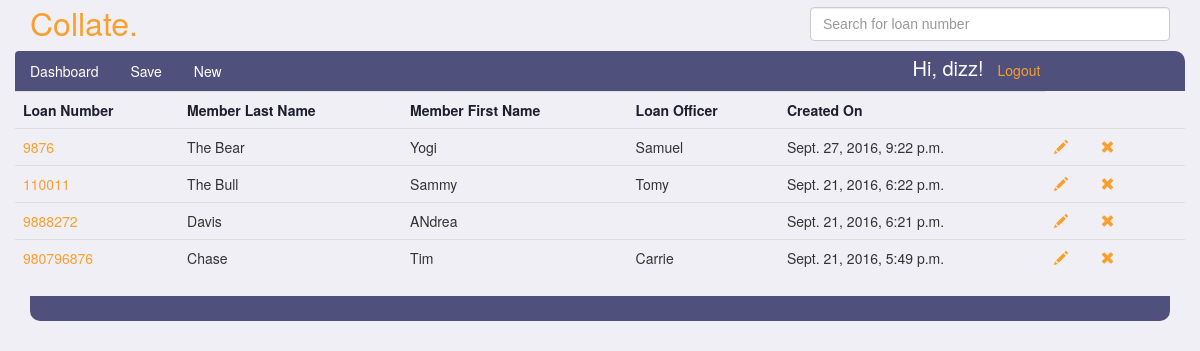
The app's page /dizz/submittals/ (signed in), older data.
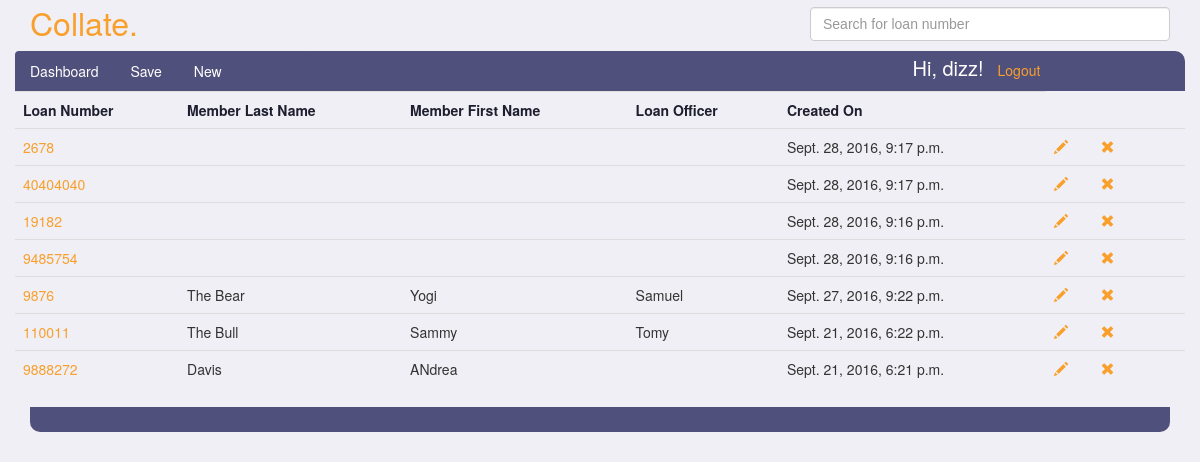
The same page, newer data.
### submittals/models.py (models this page shows, shortened)
class Submittal(models.Model):
    ACCOUNT_TYPES = (
        ('EQ', 'Equity Line of Credit'),
        ('EL', 'Equity Loan'),
    )
    PAY_TYPES = (
        ('BW', 'Bi-Weekly'),
        ('SM', 'Semi-Monthly'),
        ('MO', 'Monthly'),
        ('WK', 'Weekly'),
    )
    EMAIL_TEMPLATE_TYPES = (
        ('IN', 'Initial Contact - Email'),
        ('PR', 'Processor Submit - Email'),
        ('IA', 'Initial Approval - Email'),
        ('FN', 'Final Approval - Email'),
    )
    SMS_TEMPLATE_TYPES = (
        ('IN', 'Initial Contact - SMS'),
        ('PR', 'Processor Submit - SMS'),
        ('IA', 'Initial Approval - SMS'),
        ('FN', 'Final Approval - SMS'),
    )
    loan_number = models.PositiveIntegerField(unique=True)
    account_type = models.CharField(max_length=256, blank=True, choices=ACCOUNT_TYPES)
    loan_officer = models.CharField(max_length=256, blank=True)
    loan_processor = models.ForeignKey(Person, related_name="submittals", null=True, blank=True)
    loan_story = models.CharField(max_length=2560, blank=True)
    b1_first_name = models.CharField(max_length=256, blank=True)
    b1_last_name = models.CharField(max_length=256, blank=True)
    b2_first_name = models.CharField(max_length=256, blank=True)
    b2_last_name = models.CharField(max_length=256, blank=True)
    b1_employer_name = models.CharField(max_length=256, blank=True)
    b2_employer_name = models.CharField(max_length=256, blank=True)
    b1_phone_number = models.CharField(max_length=256, blank=True)
    b2_phone_number = models.CharField(max_length=256, blank=True)
    sms_template_select = models.CharField(max_length=256, blank=True, choices=SMS_TEMPLATE_TYPES)
    sms_message = models.CharField(max_length=512, blank=True)
    b1_email_address = models.EmailField(max_length=256, blank=True)
    b2_email_address = models.EmailField(max_length=256, blank=True)
    email_template_select = models.CharField(max_length=256, blank=True, choices=EMAIL_TEMPLATE_TYPES)
    email_message = models.CharField(max_length=2048, blank=True)
    b1_hire_date = models.CharField(max_length=256, blank=True)
    b2_hire_date = models.CharField(max_length=256, blank=True)
    b1_income_amount = models.PositiveIntegerField(null=True, blank=True)
    b2_income_amount = models.PositiveIntegerField(null=True, blank=True)
    b1_pay_frequency = models.CharField(max_length=256, blank=True, choices=PAY_TYPES)
    b2_pay_frequency = models.CharField(max_length=256, blank=True, choices=PAY_TYPES)
    b1_period_end_date = models.CharField(max_length=256, blank=True)
    b2_period_end_date = models.CharField(max_length=256, blank=True)
    b1_income_output = models.CharField(max_length=256, blank=True)
    b2_income_output = models.CharField(max_length=256, blank=True)
    created_at = models.DateTimeField(auto_now=True)

### submittals/views.py (the view)
# urls.py: url(r'^(?P<username>\w+)/submittals/$', views.dashboard, name='dashboard'),
@login_required
def dashboard(request, username):
    if request.method == 'GET':
        person = Person.objects.get(user=request.user)
        submittals = person.submittals.all().order_by('-created_at')
        loan_list = list(submittals.values_list('loan_number', flat=True))
        loan_strings = list(map(str, loan_list))
        loan_numbers = json.dumps(loan_strings)
    return render(request, 'dashboard.html', {'submittals': submittals, 'autolist': loan_numbers })

### templates/dashboard.html (shortened to what this page needs)
{% extends 'submittal-layout.html' %}
{% block body %}
<div class="container">
<main class="drop-down">
    <section class="row dashboard-first-row">
        <table class="table table-hover submittal-list">
        <tr>
            <th>Loan Number</th>
            <th>Member Last Name</th>
            <th>Member First Name</th>
            <th>Loan Officer</th>
            <th>Created On</th>
        </tr>
        {% for s in submittals %}
            <tr id="item-{{ s.id }}">
                <td><a href="/{{ request.user.username }}/submittals/{{ s.id }}">{{ s.loan_number }}</a></td>
                <td>{{ s.b1_last_name }}</td>
                <td>{{ s.b1_first_name }}</td>
                <td>{{ s.loan_officer }}</td>
                <td>{{ s.created_at }}</td>
                <td><a href="/{{ request.user.username }}/submittals/{{ s.id }}"><span title="Edit" id="{{ s.id }}"
                          class="glyphicon glyphicon-pencil edit-glyphicon"></span></a></td>
                <td><span title="Delete" id="{{ s.id }}"
                          class="glyphicon glyphicon-remove delete-glyphicon delete-submit"></span></td>
            </tr>
        {% endfor %}
            </table>
        </section>
    <div class="nav-bottom"></div>
            </div>
      <div class="col-md-4"></div>
      <div class="col-md-4"></div>
    <div class="row">
      <div class="col-md-6"></div>
      <div class="col-md-6"></div>
    </div>
{% endblock %}

Row changes from the older to the newer data that the page shows:
removed Submittal: loan_number "980796876", b1_last_name "Chase", b1_first_name "Tim", loan_officer "Carrie", created_at "Sept. 21, 2016, 5:49 p.m."
now on this page (row edited): Submittal: loan_number "2678", created_at "Sept. 28, 2016, 9:17 p.m."
now on this page (row edited): Submittal: loan_number "40404040", created_at "Sept. 28, 2016, 9:17 p.m."
now on this page (row edited): Submittal: loan_number "19182", created_at "Sept. 28, 2016, 9:16 p.m."
now on this page (row edited): Submittal: loan_number "9485754", created_at "Sept. 28, 2016, 9:16 p.m."
